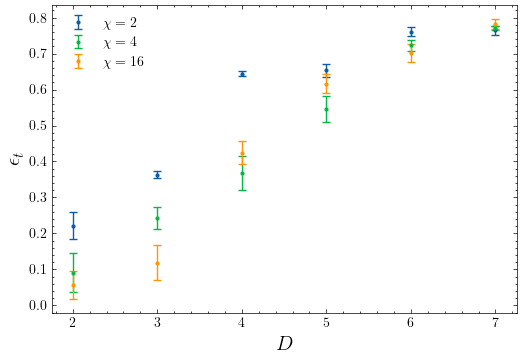

Write the Python code that produced this figure.
import matplotlib.pyplot as plt
import numpy as np
import scienceplots

plt.style.use("science")

from pepsflow.models.CTM_alg import CtmAlg
from pepsflow.models.tensors import Tensors


plt.figure(figsize=(6, 4))
chi_vals = [2, 4, 16]
for chi in chi_vals:

    max_trunc_errors = []
    max_trunc_errors_std = []
    d_vals = range(2, 8)

    for d in d_vals:
        A = Tensors.A_random_symmetric(d=d)
        alg = CtmAlg(a=Tensors.a(A), chi=chi)
        alg.exe(count=50)
        max_trunc_errors.append(np.mean(alg.trunc_errors))
        max_trunc_errors_std.append(np.std(alg.trunc_errors))

    plt.errorbar(
        d_vals,
        max_trunc_errors,
        yerr=max_trunc_errors_std,
        fmt="o",
        capsize=3,
        markersize=2,
        label=f"$\\chi={chi}$",
    )


plt.xlabel(r"$D$", fontsize=15)
plt.ylabel(r"$\epsilon_t$", fontsize=15)
plt.legend()
plt.savefig("tests/truncation_error")
